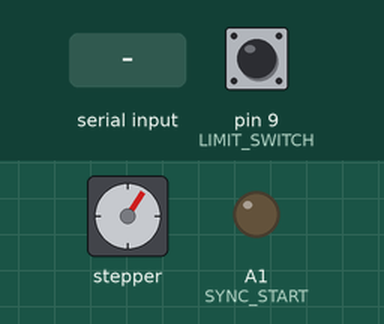
This sketch was run on a simulated Arduino Uno, built with avr-gcc and run on an emulated ATmega328P. Parts: stepper motor, output pins drawn as LEDs (lit = HIGH). The inputs (shaded band) are chosen by the test bench; at power-on: pin 9 (LIMIT_SWITCH) HIGH. Stepper angles assume 200 steps per turn.

Above: at 0.8 s.
0.9 s: pin 9 (LIMIT_SWITCH) pulled LOW for 0.15 s
At 3.4 s:
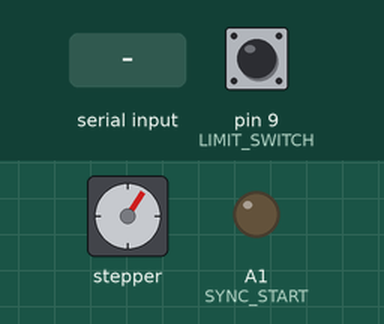
4.0 s: "r90\n" received over the second serial link
7.0 s: pin 9 (LIMIT_SWITCH) pulled LOW for 1 s
11.0 s: "90,45,200\n" received over the second serial link
At 12.0 s:
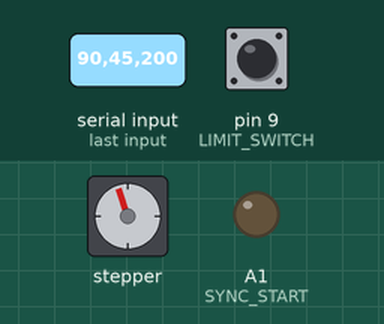
14.0 s: "r" received over the second serial link
17.0 s: pin 9 (LIMIT_SWITCH) pulled LOW for 0.15 s
Timing chart, 0 to 67.6 s (numbered marks = the images above; inputs shaded):
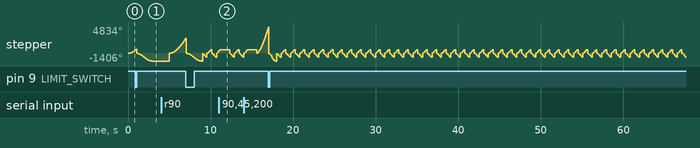

Measured:
- after the input at 4.0 s, stepper: keeps turning clockwise at about 2098°/s, starting after 1.0 s

The sketch:

NANO_stretch_controller.ino
```cpp
/*
  Authors: Nicolas Montoya
  Credits: Bryan James
  Status: Prototype
  This code is uploaded to the NANO, and controls the bidirectional stepper in a sinusoidal fashion

  Refer to the README.md to see what commands to send to the NANO stretch controller.
*/

#include <AccelStepper.h>
#include <SoftwareSerial.h>
#include <Wire.h>
#include <SPI.h>
#define LIMIT_SWITCH 9
#define SS_RX 2
#define SS_TX 3
#define SYNC_START A1
#define SYNC_PROPAGATION_MS 0

// the following distances only work at 1 Hz, and must be entered using the respective array index
float stretchingDistances[10] = {1.0, 1.25, 1.50, 1.75, 2.00, 7.00, 7.25, 7.50, 7.75, 8.00};
float stretchingSpeedConstants[10] = {1.0, 1.00, 1.00, 1.00, 1.00, 500.00, 1.00, 1.00, 1.00, 1.00};
float stretchingAccelerationConstants[10] = {7.3, 7.46, 7.55, 7.52, 7.58, 100.00, 1.00, 1.00, 1.00, 1.00};

int stretchIndex = 0, withPump = 0;
float steps, frequency = 1;

float averagePeriod = 0;
float totalPeriod = 0;
int timesRepeated = 0;
float initialDistance = 2.0; // mm start distance in between plates

long unsigned int t_1, t_2, lastHit = 0;

volatile bool repeating = false, pumpOn = false;

String input;

char decision;
// Define a stepper and the pins it will use
// Defaults to AccelStepper::FULL4WIRE (4 pins) on 2, 3, 4, 5
AccelStepper stepper(1, 4, 7);

SoftwareSerial mySerial(SS_RX, SS_TX); // RX, TX

void setup()
{

  // Begins serial interface for serial monitor and between mega
  mySerial.begin(9600);

  pinMode(LIMIT_SWITCH, INPUT); // pin connected to limit switch
  stepper.setCurrentPosition(0);
  stepper.setMaxSpeed(100000);
  stepper.setAcceleration(1000);

  hitLimitSwitch();
  travelOutwards(initialDistance);

  pinMode(SYNC_START, OUTPUT);
  digitalWrite(SYNC_START, LOW); // start sync start low so pump does not start with sinusoidal flow rate

  mySerial.println("NANO: Stretching ready ...");
  mySerial.flush();
  delay(500);
}

void loop()
{

  while (mySerial.available() == 0)
  {

    if (repeating)
    {
      sinusoidalStretch(stretchIndex);
    }
  }
  if (mySerial.available() > 0)
  {
    input = mySerial.readString();
    decision = input.charAt(0);

    // **** command to start stretching
    if (decision == 'r')
    {
      hitLimitSwitch();
      travelOutwards(initialDistance);
      repeating = true;
      stretchIndex = input.substring(2).toInt();
      withPump = input.substring(1, 2).toInt();
      mySerial.print("NANO: Starting to stretch distance of ");
      mySerial.print(stretchingDistances[stretchIndex]);
      mySerial.println(" mm");
      mySerial.flush();
      if (withPump == 1)
      {
        mySerial.println("NANO: With a sinusodial flow rate");
        mySerial.flush();
      }
      else
      {
        mySerial.println("NANO: Without a sinusodial flow rate");
        mySerial.flush();
      }
      timesRepeated = 0;
      averagePeriod = 0;
      totalPeriod = 0;
    }
    // **** command to move outwards
    else if (decision == 'o') // travel outwards a certain distance
    {
      if (!repeating)
      {
        float outDistance = input.substring(1).toFloat();
        travelOutwards(outDistance);
        mySerial.print("NANO: Travelled outwards distance of ");
        mySerial.print(outDistance);
        mySerial.println(" mm");
        mySerial.flush();
      }
      else
      {
        mySerial.println("Please stop stretching by entering 'nrx'");
        mySerial.flush();
      }
    }
    // **** command to change the initial displacment between the plates
    else if (decision == 'd') // change the initial displacement between plates
    {
      initialDistance = input.substring(1).toFloat();
      mySerial.print("NANO: New initial distance = ");
      mySerial.print(initialDistance);
      mySerial.println(" mm");
      mySerial.flush();
    }
    // **** command to move inwards
    else if (decision == 'i')
    {
      if (!repeating)
      {
        float inDistance = input.substring(1).toFloat();
        travelInwards(inDistance);
        mySerial.print("NANO: Travelled inwards distance of ");
        mySerial.print(inDistance);
        mySerial.println(" mm");
        mySerial.flush();
      }
      else
      {
        mySerial.println("Please stop stretching by entering 'nrx'");
        mySerial.flush();
      }
    }
    // **** command to stop the stretching, must also stop the pump if it is on
    else if (decision == 'x')
    {
      hitLimitSwitch();
      travelOutwards(initialDistance);
      repeating = false;
      digitalWrite(SYNC_START, LOW); // Tell UNO to stop the pump
      mySerial.println("NANO: Stretching cancelled");
      mySerial.print("NANO: Average Repeating Period = ");
      mySerial.print(averagePeriod);
      mySerial.println(" ms");
      mySerial.flush();
      timesRepeated = 0;
      averagePeriod = 0;
      totalPeriod = 0;
    }
    else
    {
      mySerial.println("NANO: Please enter a valid command");
      mySerial.flush();
    }
    while (mySerial.available())
    {
      mySerial.read();
    }
  }
}

// converts mm to steps, only works for bidirectional lead screw
float getSteps(float mm)
{
  return (float)(390.55 * mm); // 390.55 steps per mm
}

void travelOutwards(float mm)
{
  steps = getSteps(mm);
  stepper.setCurrentPosition(0);
  stepper.moveTo(-steps);
  while (stepper.distanceToGo() < 0)
  {
    stepper.run();
  }
}

void hitLimitSwitch()
{

  steps = getSteps(1000);
  stepper.setCurrentPosition(0);
  stepper.moveTo(steps);

  while (stepper.distanceToGo() > 0)
  {
    // if stepper motor hit limit switch and the last time it was hit is greater than 1 second
    if ((digitalRead(LIMIT_SWITCH) == LOW && (millis() - lastHit >= 1000)))
    {
      stepper.setCurrentPosition(0);
      lastHit = millis();
      return;
    }
    else
    {
      stepper.run();
    }
  }
  lastHit = 0;
}

void travelInwards(float mm)
{

  steps = getSteps(mm);
  stepper.setCurrentPosition(0);
  stepper.moveTo(steps);

  while (stepper.distanceToGo() > 0)
  {

    if ((digitalRead(LIMIT_SWITCH) == LOW && (millis() - lastHit >= 1000)))
    { // if stepper motor hit limit switch
      stepper.setCurrentPosition(0);
      lastHit = millis();
      return;
    }
    else
    {
      stepper.run();
    }
  }
  lastHit = 0;
}

void sinusoidalStretch(int stretchIndex)
{

  float period = 1; // can only do 1 Hz properly

  float steps = getSteps(stretchingDistances[stretchIndex]);
  float distanceToStretch = stretchingDistances[stretchIndex];
  float averageSpeed = 2 * (steps / period);
  float averageAcceleration = averageSpeed / period;

  long unsigned int t0 = 0, t1 = 0;

  stepper.setAcceleration(stretchingAccelerationConstants[stretchIndex] * averageAcceleration);
  stepper.setSpeed(stretchingSpeedConstants[stretchIndex] * averageSpeed);

  if (withPump == 1)
  {
    digitalWrite(SYNC_START, HIGH); // Tell UNO to start the pump in sync with stretching
    delay(SYNC_PROPAGATION_MS);     // delay, in ms, if stepper starts too soon before pump
  }

  t0 = millis();
  travelOutwards(distanceToStretch); // move outwards (first half of period)
  travelInwards(distanceToStretch);  // move back inwards (final half of period)
  t1 = millis();

  if (withPump == 1)
  {
    digitalWrite(SYNC_START, LOW); // Tell UNO to stop the pump
  }
  totalPeriod += t1 - t0;
  timesRepeated += 1;
  averagePeriod = (float)(totalPeriod) / timesRepeated;
}
```
